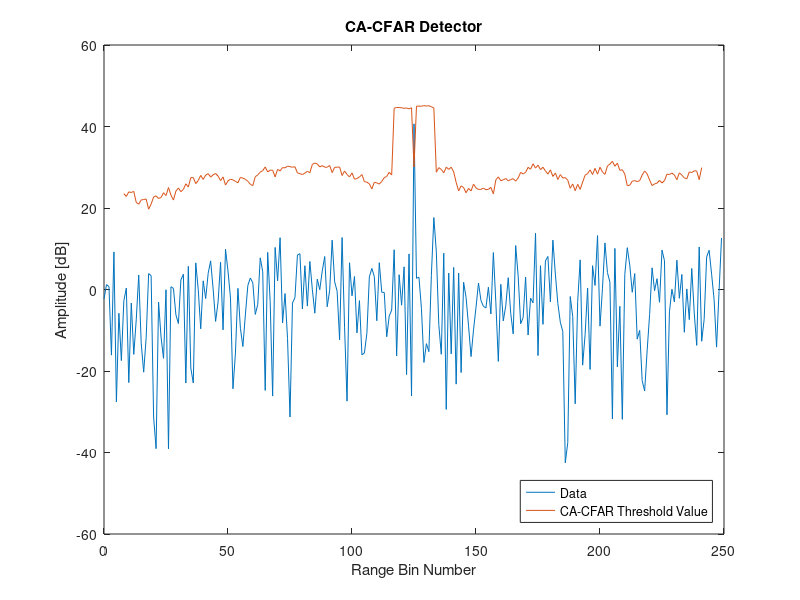

Reproduce this figure in MATLAB.
%% File information
% Written by M. Y. Martin (MRTMOG014)
% EEE4022S (2018)
% CA_CFAR_Threshold.m: Simulate CA-CFAR detector with Gaussian data

%% CA-CFAR detector
clc;
close all;
clear;

% define inputs and parameters
D = 250;                                % length of data; number of samples
N = 16;                                 % length of window
Np = 1;                                 % number of pulses
j = 1i;                                 % use j as sqrt(-1)
PFA = 10^-6;                            % desired PFA
SNRdB = 20;                             % SNR in Decibels
SNR = 10^(SNRdB/10);                    % Decibels to linear SNR

% include multiple targets
t = 1;                                  % number of targets and interfering targets (max 3)

% include clutter edge
v = 1;                                  % variance of noise in clutter edge; v = 1 => no clutter edge
d = 3;                                  % number of samples from centre to clutter edge start (distance)

% 1xD matrix of complex Gaussian noise: (I + jQ)/sqrt(2); v scales second part => clutter edge
noise = [((randn(1,(D/2) + d) + j.*randn(1,(D/2) + d))/sqrt(2)),(sqrt(v)*(randn(1,(D/2) - d) + j.*randn(1,(D/2) - d))/sqrt(2))];
    
% insert target(s)
target_voltage = sqrt(SNR);
target_signal = target_voltage*(randn(1,t) + j.*randn(1,t))/sqrt(2);
signal = real(noise).^2 + imag(noise).^2;
signal_H0 = signal; % noise only
for y = 0:(t - 1)   % update signal with targets from centre of data at intervals of 3 samples
    signal((D/2) + 1 + 3*y) = signal((D/2) + 1 + 3*y) + real(target_signal(y + 1)).^2 + imag(target_signal(y + 1)).^2;
end

% compute CA-CFAR interference statistic 'g'
g = zeros(D,1);
for CUT = (N/2 + 1):1:(D - N/2)    % first N/2 and last N/2 samples in signal will NOT become the CUT (eg. 9 to 392)
    g(CUT) = mean([signal((CUT - N/2):(CUT - 1)) signal((CUT + 1):(CUT + N/2))]); % cell-average data in window (excluding CUT)
end

% compute CA-CFAR constant 'a' for desired PFA
a = N.*(PFA.^(-(1./N)) - 1);

% compute detection threshold 'T'
T = a.*g;

% plot the threshold and noise
x = 0:(D - 1); % x-axis sample number
figure;
plot(x,20*log10(signal),x,20*log10(T));
ylim([-60 60]);
xlabel('Range Bin Number');
ylabel('Amplitude [dB]');
title('CA-CFAR Detector');
lgd = legend('Data','CA-CFAR Threshold Value');
set(lgd,'Location','SouthEast');
